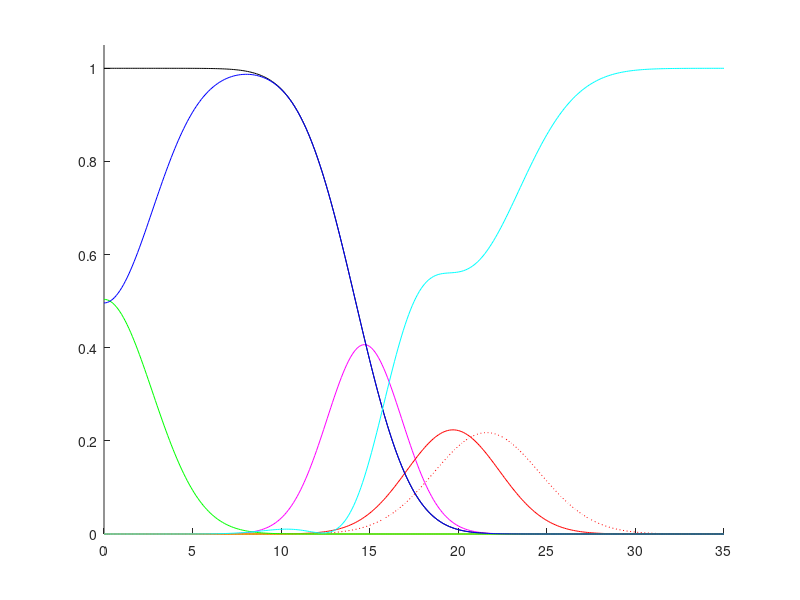
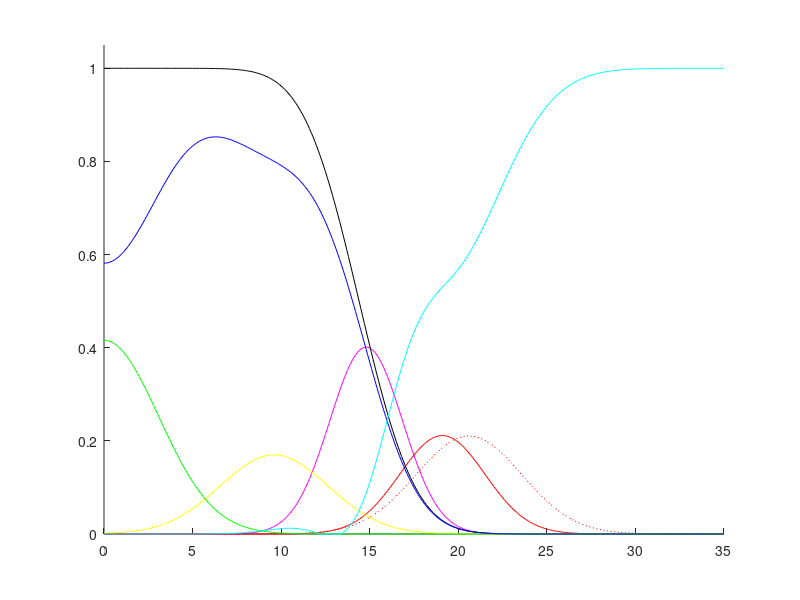

The MATLAB script that drew these images, in order:
function water_distribution
% computes the distribution functions of molecular groups of DOPC and DPPC
% bilayers according to N. Kucerka et al., Biophys. J. 2008, 95, 2356-2367,
% in particular, the water distributions are needed for ESEEM D2O
% accessibility predictions
%
% G. Jeschke, 2010

% values from Table 3 of Kucerka et al., third column
DPPC.VL=1229;
DPPC.VHL=331;
DPPC.RCG=0.41;
DPPC.RPCN=0.28;
DPPC.r=1.93;
DPPC.r12=0;
DPPC.DB=39.0;
DPPC.DHH=38.0;
DPPC.DC2=28.4;
DPPC.DH1=4.7;
DPPC.A=63.1;
DPPC.zCG=14.7;
DPPC.sigCG=2.11;
DPPC.zPCN=19.7;
DPPC.sigPCN=2.62;
DPPC.zCholCH3=21.6;
DPPC.sigCholCH3=2.98;
DPPC.zCH=0;
DPPC.sigCH=1;
DPPC.sigHC=2.47; % they forgot to square the value, as is apparent from Figure 5, we fix that in line 156
DPPC.zCH3=0;
DPPC.sigCH3=2.73;

% number of CH, CH2, and CH3 groups in lipid tails
DPPC.nCH2=28;
DPPC.nCH=0;
DPPC.nCH3=2;

% values from Table 3 of Kucerka et al., fourth column
DOPC.VL=1303;
DOPC.VHL=331;
DOPC.RCG=0.42;
DOPC.RPCN=0.26;
DOPC.r=1.96;
DOPC.r12=0.79;
DOPC.DB=38.7;
DOPC.DHH=36.7;
DOPC.DC2=28.8;
DOPC.DH1=3.9;
DOPC.A=67.4;
DOPC.zCG=14.8;
DOPC.sigCG=2.05;
DOPC.zPCN=19.1;
DOPC.sigPCN=2.41;
DOPC.zCholCH3=20.6;
DOPC.sigCholCH3=2.98;
DOPC.zCH=9.60;
DOPC.sigCH=3.05;
DOPC.sigHC=2.48;
DOPC.zCH3=0;
DOPC.sigCH3=3.09;

% number of CH, CH2, and CH3 groups in lipid tails
DOPC.nCH2=28;
DOPC.nCH=4;
DOPC.nCH3=2;

z=linspace(0,35,351);
lip=DPPC;

figure(1); clf;
hold on;


VCG=lip.RCG*lip.VHL;
cCG=VCG/(lip.A*lip.sigCG);
PCG=Pgauss(z,cCG,lip.zCG,lip.sigCG);

plot(z,PCG,'m');

VPCN=lip.RPCN*lip.VHL;
cPCN=VPCN/(lip.A*lip.sigPCN);
PPCN=Pgauss(z,cPCN,lip.zPCN,lip.sigPCN);

plot(z,PPCN,'r');

VCholCH3=lip.VHL-VCG-VPCN;
cCholCH3=VCholCH3/(lip.A*lip.sigCholCH3);

PCholCH3=Pgauss(z,cCholCH3,lip.zCholCH3,lip.sigCholCH3);

plot(z,PCholCH3,'r:');

PHC=Perf(z,lip.DC2/2,lip.sigHC^2);

plot(z,PHC,'k');

VCH2=(lip.VL-lip.VHL)/(lip.nCH2+lip.r12*lip.nCH+lip.r*lip.nCH3);
VCH3=lip.r*VCH2;
VCH=lip.r12*VCH2;

cCH=lip.nCH*VCH/(lip.A*lip.sigCH);
PCH=Pgauss(z,cCH,lip.zCH,lip.sigCH);
plot(z,PCH,'y');

cCH3=lip.nCH3*VCH3/(lip.A*lip.sigCH3);
PCH3=Pgauss(z,cCH3,lip.zCH3,lip.sigCH3);
plot(z,PCH3,'g');

PCH2=PHC-PCH3-PCH;
plot(z,PCH2,'b');

PW=1-PCG-PPCN-PCholCH3-PHC;
PW(PW<0)=0;

plot(z,PW,'c');

axis([0,35,0,1.05]);

DPPC.z=z;
DPPC.PW=PW;
DPPC.PCH2=PCH2;
DPPC.PCH3=PCH3;
DPPC.PCH=PCH;
DPPC.PHC=PHC;
DPPC.PCholCH3=PCholCH3;
DPPC.PCG=PCG;
DPPC.PPCN=PPCN;

% plot(z,PHC+PCG,'b:');

lip=DOPC;

figure(2); clf;
hold on;


VCG=lip.RCG*lip.VHL;
cCG=VCG/(lip.A*lip.sigCG);
PCG=Pgauss(z,cCG,lip.zCG,lip.sigCG);

plot(z,PCG,'m');

VPCN=lip.RPCN*lip.VHL;
cPCN=VPCN/(lip.A*lip.sigPCN);
PPCN=Pgauss(z,cPCN,lip.zPCN,lip.sigPCN);

plot(z,PPCN,'r');

VCholCH3=lip.VHL-VCG-VPCN;
cCholCH3=VCholCH3/(lip.A*lip.sigCholCH3);

PCholCH3=Pgauss(z,cCholCH3,lip.zCholCH3,lip.sigCholCH3);

plot(z,PCholCH3,'r:');

PHC=Perf(z,lip.DC2/2,lip.sigHC^2);

plot(z,PHC,'k');

VCH2=(lip.VL-lip.VHL)/(lip.nCH2+lip.r12*lip.nCH+lip.r*lip.nCH3);
VCH3=lip.r*VCH2;
VCH=lip.r12*VCH2;

cCH=lip.nCH*VCH/(lip.A*lip.sigCH);
PCH=Pgauss(z,cCH,lip.zCH,lip.sigCH);
plot(z,PCH,'y');

cCH3=lip.nCH3*VCH3/(lip.A*lip.sigCH3);
PCH3=Pgauss(z,cCH3,lip.zCH3,lip.sigCH3);
plot(z,PCH3,'g');

PCH2=PHC-PCH3-PCH;
plot(z,PCH2,'b');

PW=1-PCG-PPCN-PCholCH3-PHC;
PW(PW<0)=0;
plot(z,PW,'c');


axis([0,35,0,1.05]);

DOPC.z=z;
DOPC.PW=PW;
DOPC.PCH2=PCH2;
DOPC.PCH3=PCH3;
DOPC.PCH=PCH;
DOPC.PHC=PHC;
DOPC.PCholCH3=PCholCH3;
DOPC.PCG=PCG;
DOPC.PPCN=PPCN;

save bilayer_definitions DPPC DOPC

function Pi=Pgauss(z,ci,zi,sigi)
% double Gaussian distribution, Eq. (2) of Kucerka et al.
Pi=ci*(exp(-(z+zi).^2/(2*sigi^2))+exp(-(z-zi).^2/(2*sigi^2)))/sqrt(2*pi);

function PHC=Perf(z,zi,sigi)

arg1=(z+zi)/sqrt(2*sigi);
arg2=(z-zi)/sqrt(2*sigi);
PHC=(erf(arg1)-erf(arg2))/2;
